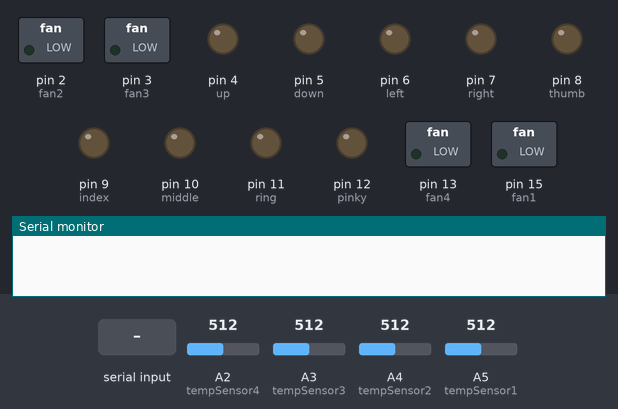
A sketch run on a simulated Arduino Uno, built with avr-gcc and run on an emulated ATmega328P. On the bench: switched loads named in the sketch (green lamp = pin HIGH), output pins drawn as LEDs (lit = HIGH), the last lines printed to the serial monitor. Dashed ring = blinking. The test bench sets the inputs (shaded band); at power-on: A2 (tempSensor4) = 512, A3 (tempSensor3) = 512, A4 (tempSensor2) = 512, A5 (tempSensor1) = 512.

Above: at 1.2 s.
1.3 s: "30 150\n" received over Serial
At 1.45 s:
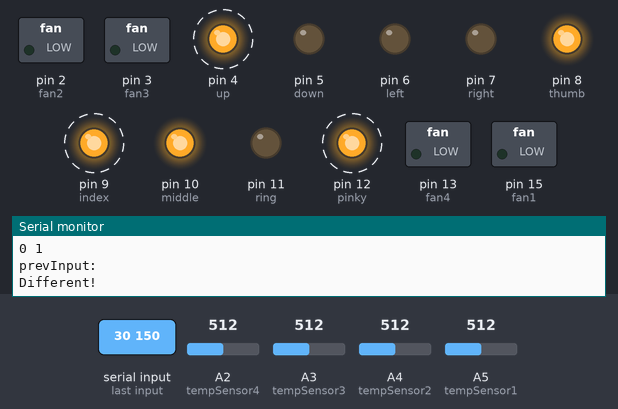
4.3 s: byte 53 (53) received over Serial
At 5.0 s:
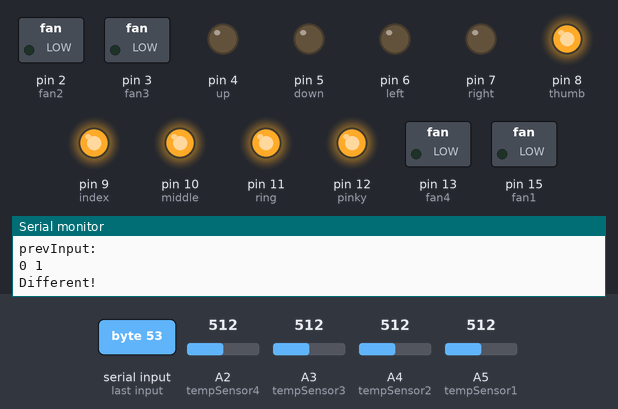
5.8 s: A2 (tempSensor4) set to 535
At 6.2 s:
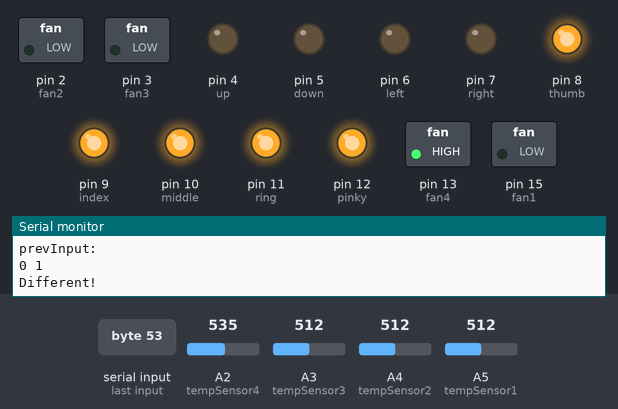
7.3 s: A3 (tempSensor3) set to 537
At 8.5 s:
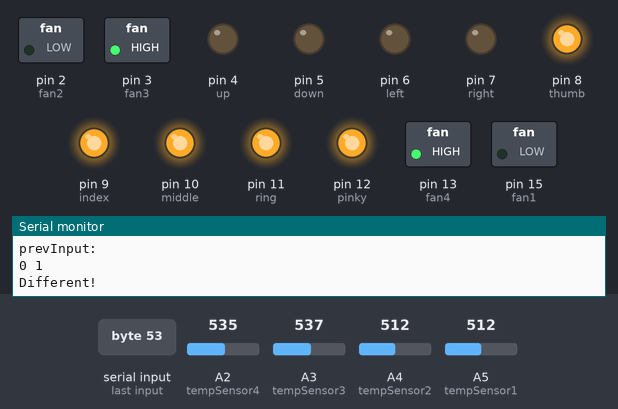
8.8 s: A4 (tempSensor2) set to 538
At 9.7 s:
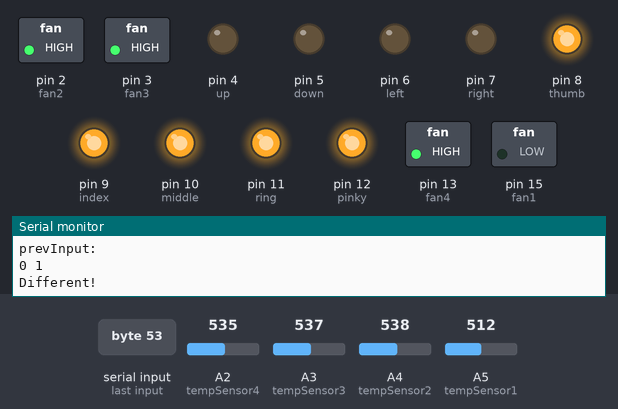
10.3 s: A5 (tempSensor1) set to 716
At 10.8 s:
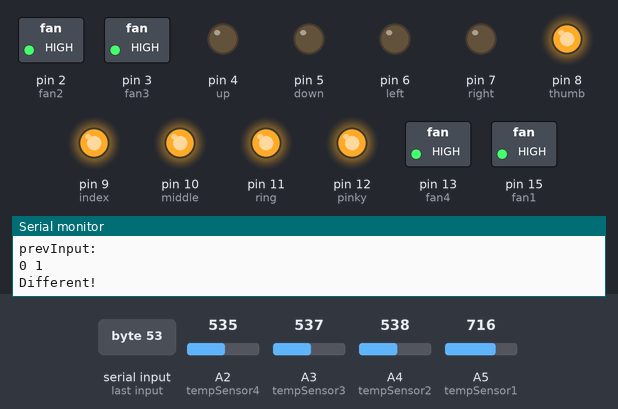
Timing chart, 0 to 12.8 s (numbered marks = the images above; inputs shaded):
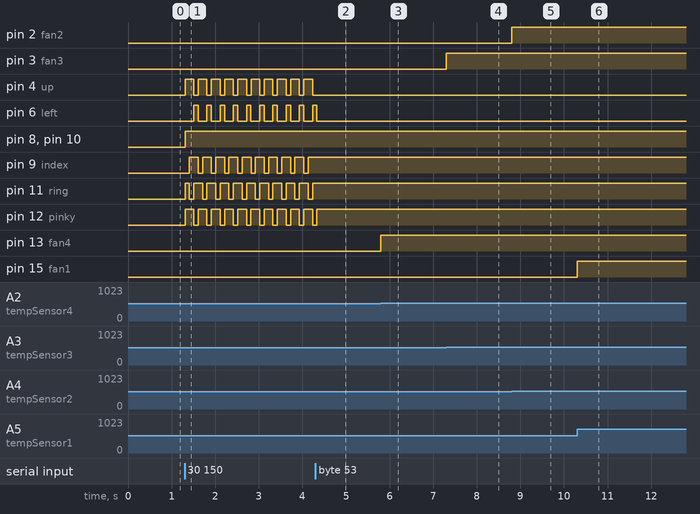

The sketch:

board2.ino
```cpp
#include "fan.h"
#include "tempSensor.h"

#include "Input.h"
#include "InputHandler.h"
#include "Activator.h"
#include "config.h"

#include <stdio.h>

//------------------//
// Pin designations //
//------------------//
// Need RX and TX (DP 0, 1) for serial port communication
// USAGE: User sets constant in Activator.cpp switching method
//        User sets temperature in Fan.cpp
// The separation of functionality into multiple classes was to accomodate multiple
// user input parameters, such as other waveforms, stringing multiple sequeces of SMAS together,
// etc. This design allows expansion without further classes and keeps the overall flow consistent.
//
//const int DIRECTIONPINS[4] = {5, 6, 9, 10}; // UDLR
//int fingerPins[5] = {7, 8, 11, 12, 13}; //TIMRP
//int *dPtr = directionPins;
//int *fPtr = fingerPins;

//enum DIRECTION { UP=5, DOWN=6, LEFT=9, RIGHT=10 };
//enum FINGER { THUMB=7, INDEX=8, MIDDLE=11, RING=12, PINKY=13 };

Config set;

int fan1 = set.fan1;
int fan2 = set.fan2;
int fan3 = set.fan3;
int fan4 = set.fan4;

int tempSensor1 = set.tempSensor1;
int tempSensor2 = set.tempSensor2;
int tempSensor3 = set.tempSensor3;
int tempSensor4 = set.tempSensor4;
/*
int up = 4;
int down = 5;
int left = 6;
int right = 7;
*/

int up = set.up;
int down = set.down;
int left = set.left;
int right = set.right;

int thumb = set.thumb;
int index = set.index;
int middle = set.middle;
int ring = set.ring;
int pinky = set.pinky;

// Array of pin numbers for iteration
const int directionPin[4] = {up, down, left, right};
const int fingerPin[5] = {thumb, index, middle, ring, pinky};

// For use with UI
String userInput;
String prevInput;
String globalUserInput; // DO NOT REMOVE.
// Unintuitive, but Arduino while loop destroys memory upon exit.
// Must store string in global variable to access outside of loop.
byte byteRead;

void setup()
{
  pinMode (fan1, OUTPUT);
  pinMode (fan2, OUTPUT);
  pinMode (fan3, OUTPUT);
  pinMode (fan4, OUTPUT);
  pinMode (up, OUTPUT);
  pinMode (down, OUTPUT);
  pinMode (left, OUTPUT);
  pinMode (right, OUTPUT);
  pinMode (thumb, OUTPUT);
  pinMode (index, OUTPUT);
  pinMode (middle, OUTPUT);
  pinMode (ring, OUTPUT);
  pinMode (pinky, OUTPUT);

  pinMode (tempSensor1, INPUT);
  pinMode (tempSensor2, INPUT);
  pinMode (tempSensor3, INPUT);
  pinMode (tempSensor4, INPUT);

  Serial.begin(9600);
}

void loop()
{

  // Serial read input
  while (Serial.available())
  {

    byteRead=Serial.read();
    // decimal to char ascii
    if(byteRead>47 && byteRead< 50) // if byte represents a 0 or 1
    {
      userInput = userInput+ (byteRead-48);
    }
    else if(byteRead== 32) // space
    {
      userInput+=" ";
    }
    else if(byteRead==53) // 5 This is arbitrary and marks end of string from UI
    {
      userInput.trim();

      // Just feedback. Can remove if unwanted.
      Serial.println("\nuserInput: ");
      Serial.println(userInput);
      Serial.println("\nprevInput: ");
      Serial.println(prevInput);
      //

      // If different then store input in global variable for access outside of while loop
      if (prevInput != userInput)
      {
        globalUserInput = userInput;
        Serial.println("Different!");
        prevInput = userInput;
        userInput="";
      }

      // if not different do not update string
      else
      {
        Serial.println("Same");
        userInput="";
      }
    }
  }

  Input input(globalUserInput);
  InputHandler inputHandler(input);
  inputHandler.compute();

  // Temperature stuff
  TempSensor ts1(tempSensor1);
  TempSensor ts2(tempSensor2);
  TempSensor ts3(tempSensor3);
  TempSensor ts4(tempSensor4);

  Fan f1(fan1);
  Fan f2(fan2);
  Fan f3(fan3);
  Fan f4(fan4);

  f1.setFanSpeed(ts1.getTemp());
  f2.setFanSpeed(ts2.getTemp());
  f3.setFanSpeed(ts3.getTemp());
  f4.setFanSpeed(ts4.getTemp());
}
```

Activator.cpp
```cpp
//
//  Activator.cpp
//
//
//  Created by Annie Wu on 7/16/16.
//
//

#include "Activator.h"

Activator::Activator(String smas)
{
    SMAS = smas; // Stores the constructor argument in the object

    Config set;
    directionPins[0] = set.up;
    directionPins[1] = set.down;
    directionPins[2] = set.left;
    directionPins[3] = set.right;

    fingerPins[0] = set.thumb;
    fingerPins[1] = set.index;
    fingerPins[2] = set.middle;
    fingerPins[3] = set.ring;
    fingerPins[4] = set.pinky;

    inverted = set.inverted;
    timeToCompleteSwitching = set.timeToCompleteSwitching;

    if (inverted)
    {
      on = '0';
      off = '1';
    }
    else
    {
      on = '1';
      off = '0';
    }
}

int Activator::countSMAsOn() // counts number of SMAS for switching method
{
    int smasOn=0;

    for (int i=0; i<SMAS.length(); i++)
    {
        if (SMAS[i] == on) smasOn++;
    }
    return smasOn;
}

int Activator::switching() // switches quickly between each SMA so that residual heat
                           // does not allow SMA to expand but is able to power one wire at a time
{
    int numSmasOn = countSMAsOn();

    int timeForEachSMA = timeToCompleteSwitching/numSmasOn;

    return timeForEachSMA;
}

void Activator::activate()
{
    getActivatedPins(switching());
}

void Activator::activatePins(int finger, String fingerString, int delayTime)
// for each in array, calls sma translator and activates that sma
{
    // Need Fingers set to HIGH
    //      Direction set to LOW
    // to actuate SMA bc of transistor
    // For LED demo, fingers would be set to LOW and direction to HIGH for activation
    int numberOfActivatedSMAs;

    for (int i=0; i<4 ; i++)
    {
        if (fingerString.charAt(i) == on)
        {
            /*if (inverted)
            {
              digitalWrite(directionPins[i], LOW);
              digitalWrite(finger, HIGH);
            }
            else
            {*/
              digitalWrite(directionPins[i], HIGH);
              digitalWrite(finger, LOW);
            //}
            if (!inverted) delay(delayTime);
            allSmasOff(); // This can be removed but works as a safety to ensure no current leakage.
        }
        else if (fingerString.charAt(i) == off)
        {
            /*if (inverted)
            {
              digitalWrite(directionPins[i], HIGH);
              digitalWrite(finger, LOW);
            }
            else
            {*/
              digitalWrite(directionPins[i], LOW); // For SMA, would be HIGH
              digitalWrite(finger, HIGH); // For SMA, would be LOW
              if (inverted) delay(delayTime);
            //}
            allSmasOff();
        }
    }
}

int Activator::getActivatedPins(int delayTime) // parses out SMA string and calls to activate pins
{

    // split sma info
    int spaceT = SMAS.indexOf(' ');
    int spaceI = SMAS.indexOf(' ', spaceT+1);
    int spaceM = SMAS.indexOf(' ', spaceI+1);
    int spaceR = SMAS.indexOf(' ', spaceM+1);

    String thumb = SMAS.substring(0, spaceT);
    String index = SMAS.substring(spaceT+1, spaceI);
    String middle= SMAS.substring(spaceI+1, spaceM);
    String ring  = SMAS.substring(spaceM+1, spaceR);
    String pinky = SMAS.substring(spaceR+1);

    //allSmasOff();

    activatePins(fingerPins[0], thumb, delayTime);
    activatePins(fingerPins[1], index, delayTime);
    activatePins(fingerPins[2], middle, delayTime);
    activatePins(fingerPins[3], ring, delayTime);
    activatePins(fingerPins[4], pinky, delayTime);
}

void Activator::allSmasOff() // turns all smas off
{
   /* if (inverted)
    {
      PORTD=PORTD | B11110000;
      PORTB=PORTB | B00011111;
    }
    else
    {
      PORTD=PORTD | B00000000;
      PORTB=PORTB | B00000000;
    }*/
    for (int j=0; j<5; j++)
    {
        for (int i=0; i<4; i++)
        {
            if (inverted)
            {
              digitalWrite(directionPins[i], HIGH);
              digitalWrite(fingerPins[j], LOW);
            }
            else
            {
              digitalWrite(directionPins[i], LOW); // For SMA, would be HIGH
              digitalWrite(fingerPins[j], HIGH); // For SMA, would be LOW
            }
        }
    }
}
```

Activator.h
```cpp
//
//  Activator.h
//
//
//  Created by Annie Wu on 7/16/16.
//
//

#ifndef Activator_h
#define Activator_h

#include <stdio.h>
#include <Arduino.h>
#include "Input.h"
#include "config.h"


class Activator
{
private:
    String SMAS;
    int directionPins[4];
    int fingerPins[5];
    boolean inverted;
    int timeToCompleteSwitching;
    char on;
    char off;
    int getActivatedPins(int delayTime);
    void activatePins(int finger, String fingerString, int delayTime);
    int switching();
    void allSmasOff();
    int countSMAsOn();
public:
    Activator(String smas);
    void activate(); // for each in array, calls sma translator and activates that sma


};

#endif
```

Input.cpp
```cpp
//
//  Input.cpp
//
//
//  Created by Annie Wu on 7/16/16.
//
//

#include "Input.h"
Input::Input()
{
  // DO NOT REMOVE
  // must have default constructor to pass in object for InputHandler
}

Input::Input(String userInput)
{
    parse(userInput);
}

void Input::parse(String userInput)
{
    SMAS = userInput;
}

String Input::getSMAS()
{
    return SMAS;
}
```

Input.h
```cpp
//
//  Input.h
//
//
//  Created by Annie Wu on 7/16/16.
//
//

#ifndef Input_h
#define Input_h

#include <stdio.h>
#include <Arduino.h>

class Input
{
private:
    String SMAS;
    void parse(String userInput);

public:
    Input();
    Input(String userInput);
    String getSMAS();
    int getTimeUntilAutoShutoff();
};

#endif
```

InputHandler.cpp
```cpp
//
//  InputHandler.cpp
//
//
//  Created by Annie Wu on 7/16/16.
//
//

#include "InputHandler.h"
#include "Activator.h"
#include <Arduino.h>

InputHandler::InputHandler(Input input_)
{
    input = input_;
}


void InputHandler::compute()
{
    Activator activator(input.getSMAS());
    activator.activate();
}
```

InputHandler.h
```cpp
//
//  InputHandler.h
//
//
//  Created by Annie Wu on 7/16/16.
//
//

#ifndef InputHandler_h
#define InputHandler_h

#include <stdio.h>
#include <Arduino.h>
#include "Input.h"

class InputHandler
{
private:
  Input input;
public:
  InputHandler(Input input_);
  void compute();
};

#endif
```

fan.cpp
```cpp
//
//  fan.cpp
//
//
//  Created by Annie Wu on 6/27/16.
//
//

#include "Arduino.h"
#include "fan.h"

Fan::Fan(int pin_)
{
    _pin = pin_;
    Config set;
    tempThreshold = set.tempThreshold;
}

void Fan::setFanSpeed (int tempC_) {
    if (tempC_ <= tempThreshold)
    {
        off();
    }
    else on();
}

void Fan::on() {
    digitalWrite(_pin, HIGH);
}

void Fan::off()
{
    digitalWrite(_pin, LOW);
}
```

fan.h
```cpp
//
//  fan.h
//
//
//  Created by Annie Wu on 6/30/16.
//
//

#ifndef fan_h
#define fan_h

#include "Arduino.h"
#include <stdio.h>
#include "config.h"
//#include <iostream>

class Fan
{
private:
    int _pin;
    void on();
    void off();
    int tempThreshold;
public:
    Fan(int pin_);
    void setFanSpeed(int tempC_);
};

#endif /* fan_h */
```

tempSensor.cpp
```cpp
//
//  tempSensor.cpp
//
//
//  Created by Annie Wu on 7/14/16.
//
//

#include "tempSensor.h"

TempSensor::TempSensor(int pin_)
{
    _pin = pin_;
}

float TempSensor::getTemp()
{
    int reading = analogRead(_pin);

    // reading * 5 to convert to vtg
    // subtract .5v offset
    // * 100 converts to 10mV per degree C
    _tempC = ((reading * 5.0) - .5) * 100;
    return _tempC;
}
```

tempSensor.h
```cpp
//
//  tempSensor.hpp
//
//
//  Created by Annie Wu on 7/14/16.
//
//

#ifndef tempSensor_h
#define tempSensor_h

#include <stdio.h>
#include <Arduino.h>

class TempSensor
{
private:
    int _pin;
    float _tempC;
public:
    TempSensor(int pin_);
    float getTemp();
};


#endif /* tempSensor_h */
```

config.cpp
```cpp
//
//  config.cpp
//
//
//  Created by Annie Wu on 8/3/16.
//
//

#include "config.h"

Config::Config()
{
  up = 4;
  down = 5;
  left = 6;
  right = 7;

  thumb = 8;
  index = 9;
  middle = 10;
  ring = 11;
  pinky = 12;

  fan1 = 15;
  fan2 = 2;
  fan3 = 3;
  fan4 = 13;

  tempSensor1 = 19;
  tempSensor2 = 18;
  tempSensor3 = 17;
  tempSensor4 = 16;

  inverted = false;
  timeToCompleteSwitching = 100;
  tempThreshold = 100; //Fahrenheit
}
```

config.h
```cpp
//
//  config.h
//
//
//  Created by Annie Wu on 8/3/16.
//
//
// Note it is not the best practice to make all variables of a class public,
// but we are making an exception because this is just to configure variables
// so that they only need to be set once
//
// Add values in config.cpp
// If you want to add a new variable, remember you must declare it in this header
// as well as in the source file.


#ifndef config_h
#define config_h
#include <Arduino.h>
#include <stdio.h>

class Config
{
public:
    int up;
    int down;
    int left;
    int right;

    int thumb;
    int index;
    int middle;
    int ring;
    int pinky;

    int fan1;
    int fan2;
    int fan3;
    int fan4;

    int tempSensor1;
    int tempSensor2;
    int tempSensor3;
    int tempSensor4;

    boolean inverted; // HIGH for Directions and LOW for Fingers
                      // However, our circuit has a active LOW for directions and HIGH for fingers
                      // so we use the inverted flag to use the correct logic without having to change
                      // this everywhere
    int timeToCompleteSwitching;
    int tempThreshold;
    //int directionPins[4];
    //int fingerPins[5];

    Config();
};
#endif /* config_h */
```

Measured:
- the behaviour switches between 524 and 525 on A2 (tempSensor4) (found by bisection; images 2 and 3)
- the behaviour switches between 524 and 525 on A3 (tempSensor3) (found by bisection; images 3 and 4)
- the behaviour switches between 524 and 525 on A4 (tempSensor2) (found by bisection; images 4 and 5)
- after the input at 1.3 s, pin 4 (up): alternates HIGH for 0.20 s and LOW for 0.10 s, starting at once; pin 6 (left): alternates HIGH for 0.10 s and LOW for 0.20 s, starting after 0.21 s
- after the input at 4.3 s, pin 4 (up): stops changing and stays LOW; pin 6 (left): goes on until 4.3 s, then stays LOW; pin 9 (index), pin 11 (ring): stops changing and stays HIGH; pin 12 (pinky): goes on until 4.3 s, then stays HIGH
- after the input at 5.8 s, pin 13 (fan4): LOW → HIGH at once
- after the input at 7.3 s, pin 3 (fan3): LOW → HIGH at once
- after the input at 8.8 s, pin 2 (fan2): LOW → HIGH at once
- after the input at 10.3 s, pin 15 (fan1): LOW → HIGH at once
